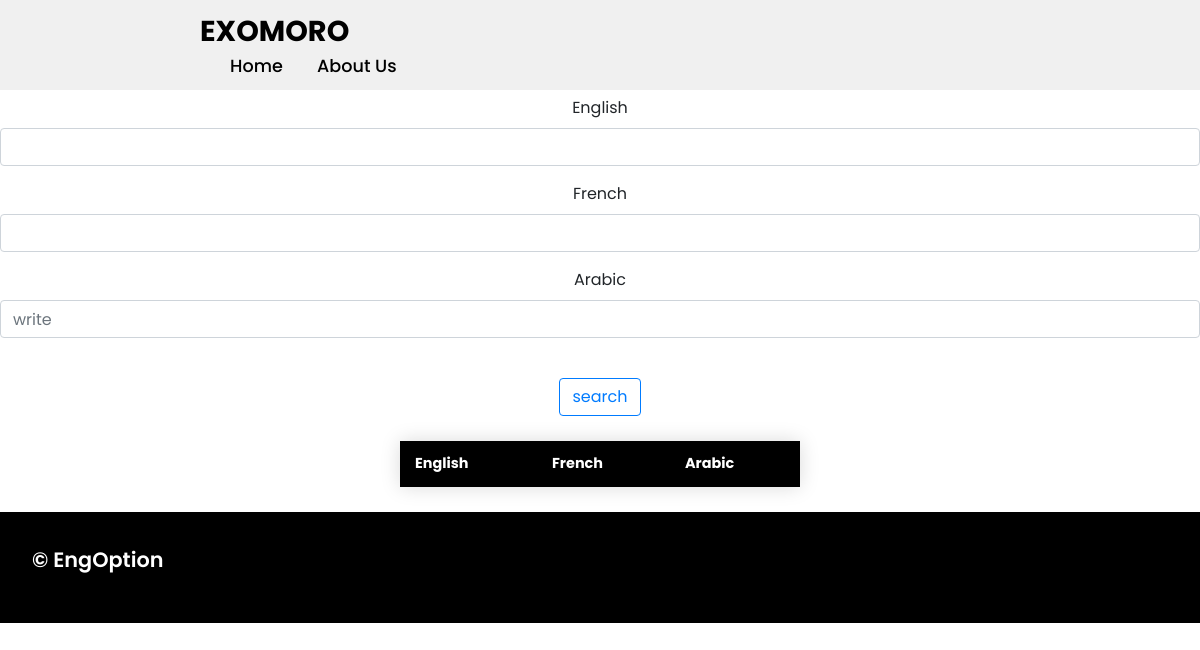
Before: /math/geometry/ with the older database file.
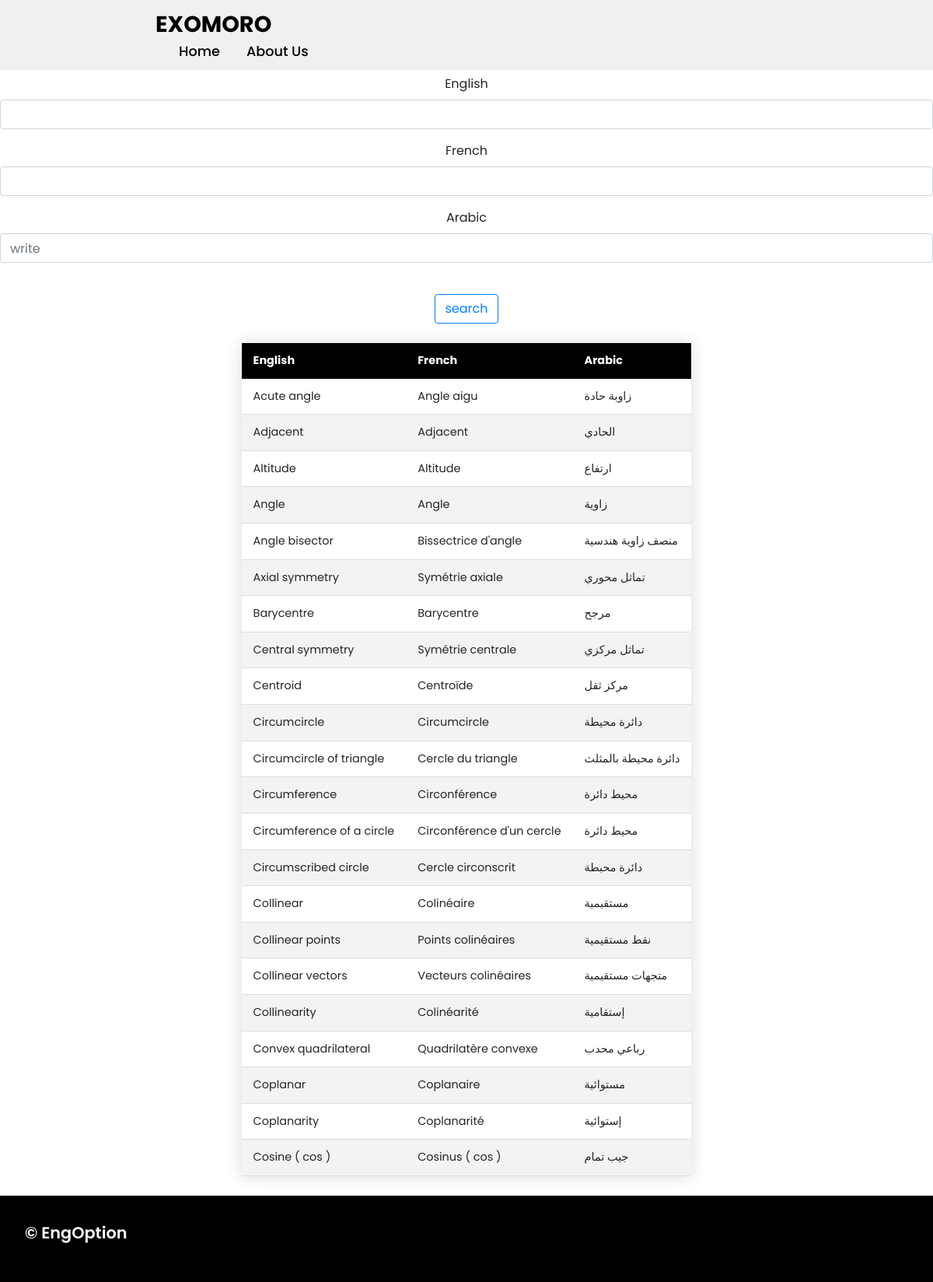
After: the same page with the newer database file.
### app/models.py (models this page shows, shortened)
class MathWord(models.Model):
    fields = [
        ('General','General'),
        ('Sets and calculus','Sets and calculus'),
        ('Plane Geometry','Plane Geometry'),
        ('Spatial Geometry','Spatial Geometry'),
        ('Trigonometry','Trigonometry'),
        ('Statistics','Statistics'),
        ('Algebra','Algebra'),
        ('Probability','Probability'),
    ]
    english = models.CharField(max_length=100)
    french = models.CharField(max_length=100)
    arabic = models.CharField(max_length=100)
    field = models.CharField(max_length=100,null=True,blank=True,choices=fields)

### app/views.py (the view)
# urls.py: path('math/geometry/',math_geometry,name="geometry"),
def math_geometry(request):
    geometry_words = MathWord.objects.all().filter(field='Geometry')
    filter = OrderFilter(request.GET,queryset=geometry_words)
    geometry_words = filter.qs
    context = {
        'geometry_words':geometry_words,
        'filter':filter,
    }
    return render(request,'math/geometry.html',context)

### app/templates/math/geometry.html (shortened to what this page needs)
{% extends 'base.html' %}
{% load static %}
{% block body %}
<br>
<br>
<br>
<br>
<center>
    {% include 'search.html' %}
<table style="overflow-x:auto;" class="styled-table">
    <thead>
        <tr>
            <th>English</th>
            <th>French</th>
            <th>Arabic</th>
        </tr>
    </thead>
    <tbody>
        {% for word in geometry_words %}
        <tr>
            <td>{{word.english}}</td>
            <td>{{word.french}}</td>
            <td>{{word.arabic}}</td>
        </tr>
        {% endfor %}
    </tbody>
</table>
</center>
{% endblock %}

### app/templates/base.html (shortened to what this page needs)
{% load static %}
<!DOCTYPE html>
<html lang="en">
<head>
    <link rel="stylesheet" href="{% static 'css/style.css' %}">
</head>
<body>
    <header>
        <a href="{% url 'home' %}" class="logo">ExoMoro</a>
        <nav class="navigation">
            <a href="{% url 'home' %}">Home</a>
            <a href="#projects">About Us </a>
        </nav>
    </header>
{% block body %}
{% endblock %}
    <footer class="footer">
        <p style="color: white ;" class="footer-title">© EngOption</p>
    </footer>
</body>
</html>

### app/templates/search.html (shortened to what this page needs)
{% load crispy_forms_tags %}
<link rel="stylesheet" href="https://cdn.jsdelivr.net/npm/bootstrap@4.3.1/dist/css/bootstrap.min.css">
<link rel="stylesheet" href="https://maxcdn.bootstrapcdn.com/bootstrap/4.0.0/css/bootstrap.min.css">
<form method="get">
        {{filter.form|crispy}}
        <br>
        <button type="submit" class="btn btn-outline-primary">search</button>
</form>

### static/css/style.css (style rules this page uses)
* { font-family: 'Poppins', sans-serif; margin: 0; padding: 0; box-sizing: border-box; scroll-behavior: smooth; }
header { background-color: #f0f0f0; width: 100%; position: fixed; z-index: 999; display: flex; justify-content: space-between; align-items: center; padding: 10px 200px ; }
.logo { text-decoration: none; color: black; text-transform: uppercase; font-weight: 700; font-size: 1.8em; }
.navigation a { color: black; text-decoration: none; font-size: 1.1em; font-weight: 500; padding-left: 30px; }
.footer { background-color: black; padding: 2em; display: flex; justify-content: space-between; }
.footer-title { font-size: 1.3em; font-weight: 600; }

### app/templates/math/geometry.html (style rules this page uses)
.styled-table { border-collapse: collapse; margin: 25px 0; font-size: 0.9em; font-family: sans-serif; min-width: 400px; box-shadow: 0 0 20px rgba(0, 0, 0, 0.15); }
.styled-table thead tr { background-color: black; color: #ffffff; text-align: left; }
.styled-table th, .styled-table td { padding: 12px 15px; }
.styled-table tbody tr { border-bottom: 1px solid #dddddd; }
.styled-table tbody tr:nth-of-type(even) { background-color: #f3f3f3; }

Changed rows visible on the page:
added MathWord: english "Acute angle", french "Angle aigu", arabic "زاوبة حادة"
added MathWord: english "Adjacent", french "Adjacent", arabic "الحادي"
added MathWord: english "Altitude", french "Altitude", arabic "ارتفاع"
added MathWord: english "Angle", french "Angle", arabic "زاوية"
added MathWord: english "Angle bisector", french "Bissectrice d'angle", arabic "منصف زاوية هندسية"
added MathWord: english "Axial symmetry", french "Symétrie axiale", arabic "تماثل محوري"
added MathWord: english "Barycentre", french "Barycentre", arabic "مرجح"
added MathWord: english "Central symmetry", french "Symétrie centrale", arabic "تماثل مركزي"
added MathWord: english "Centroid", french "Centroïde", arabic "مركز ثقل"
added MathWord: english "Circumcircle", french "Circumcircle", arabic "دائرة محيطة"
added MathWord: english "Circumcircle of triangle", french "Cercle du triangle", arabic "دائرة محيطة بالمثلث"
added MathWord: english "Circumference", french "Circonférence", arabic "محيط دائرة"
added MathWord: english "Circumference of a circle", french "Circonférence d'un cercle", arabic "محيط دائرة"
added MathWord: english "Circumscribed circle", french "Cercle circonscrit", arabic "دائرة محبطة"
added MathWord: english "Collinear", french "Colinéaire", arabic "مستقيمية"
added MathWord: english "Collinear points", french "Points colinéaires", arabic "نقط مستقيمية"
added MathWord: english "Collinear vectors", french "Vecteurs colinéaires", arabic "متجهات مستقيمية"
added MathWord: english "Collinearity", french "Colinéarité", arabic "إستقامية"
added MathWord: english "Convex quadrilateral", french "Quadrilatère convexe", arabic "رباعي محدب"
added MathWord: english "Coplanar", french "Coplanaire", arabic "مستوائية"
added MathWord: english "Coplanarity", french "Coplanarité", arabic "إستوائية"
added MathWord: english "Cosine ( cos )", french "Cosinus ( cos )", arabic "جيب تمام"
